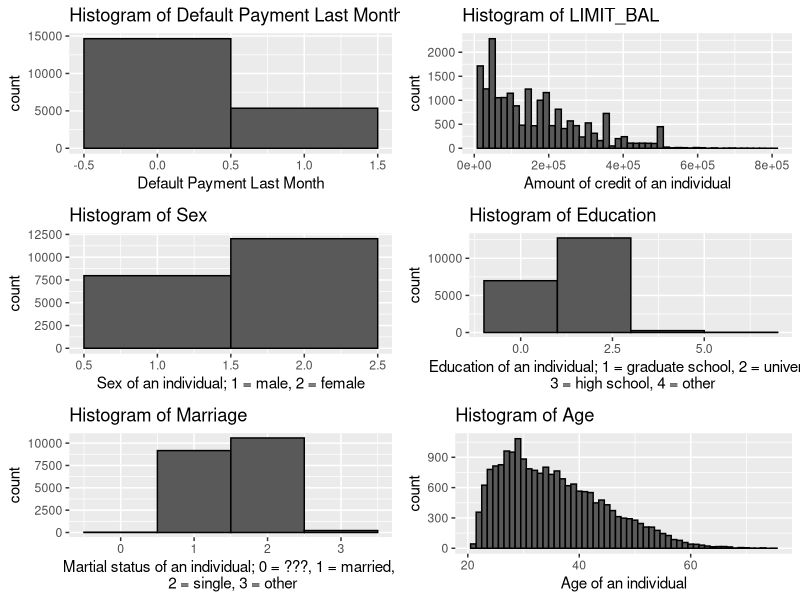
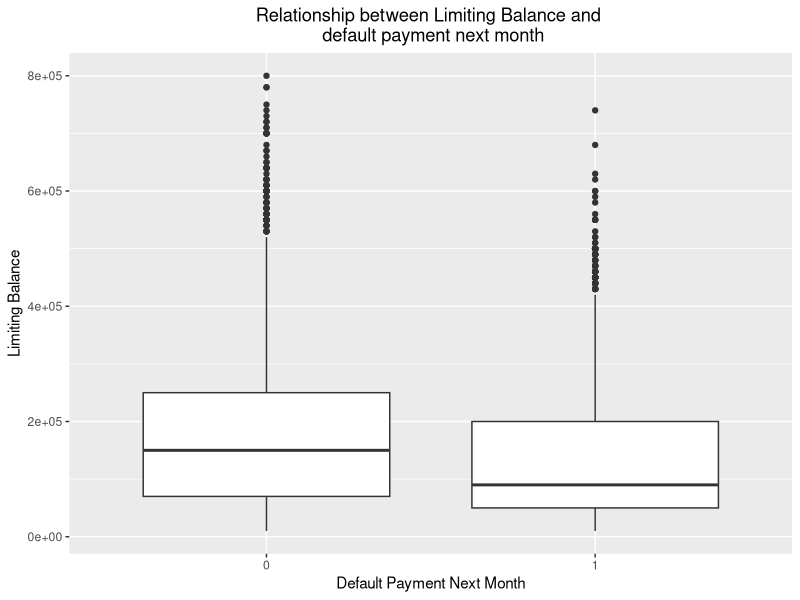
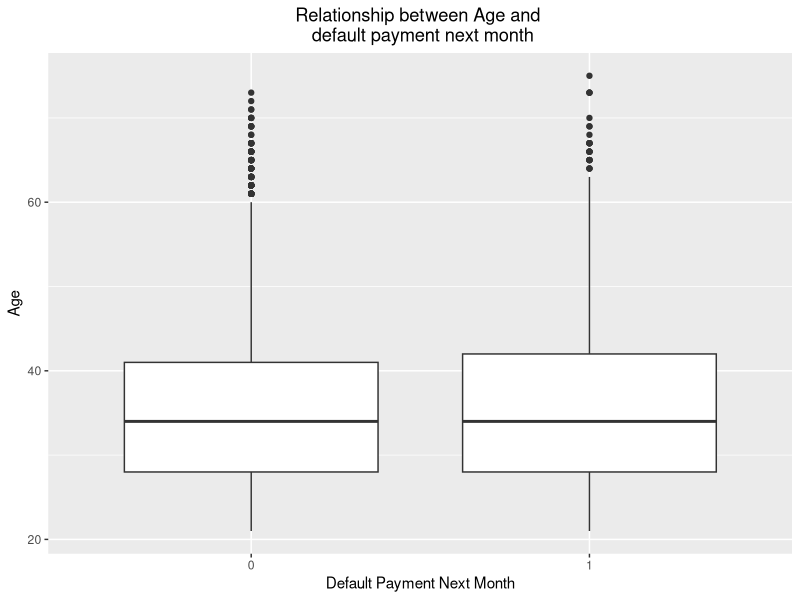
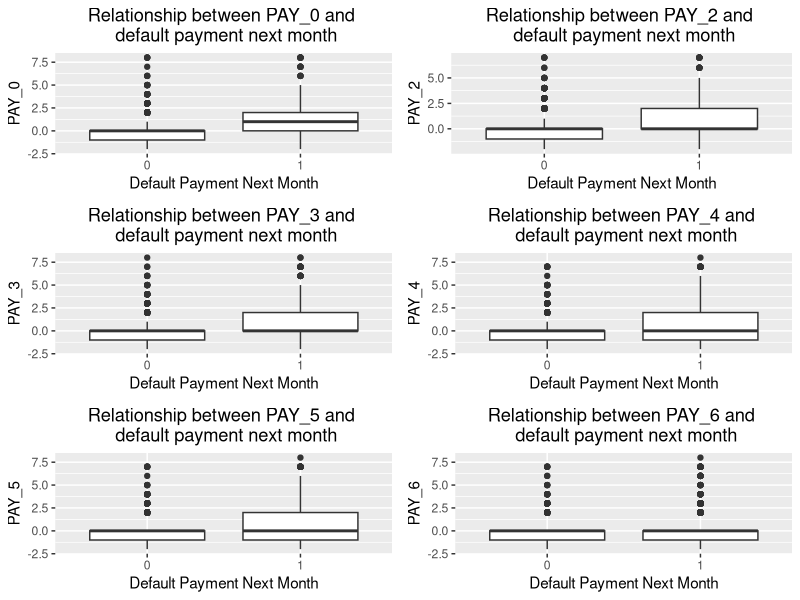
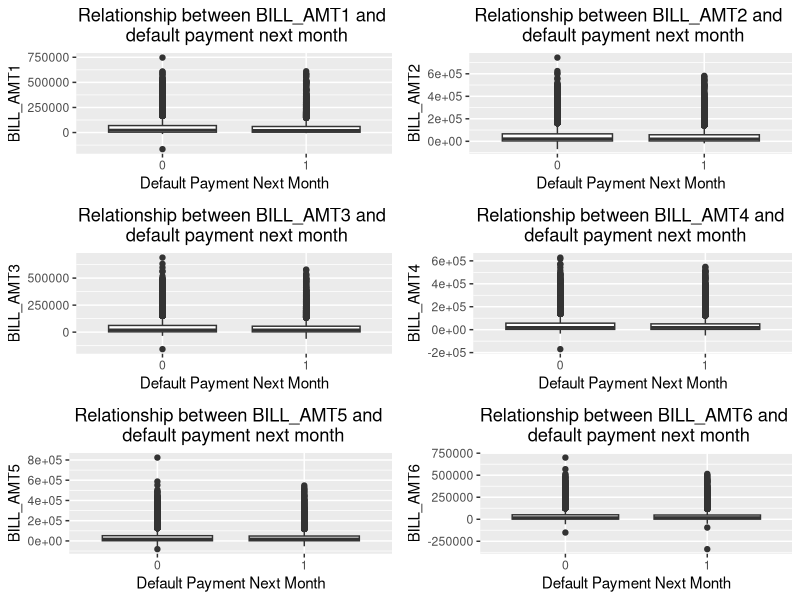
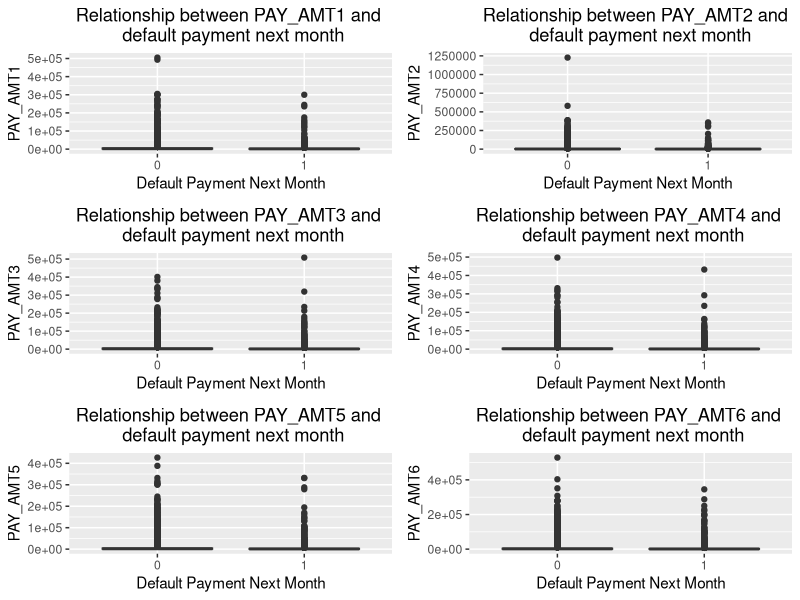
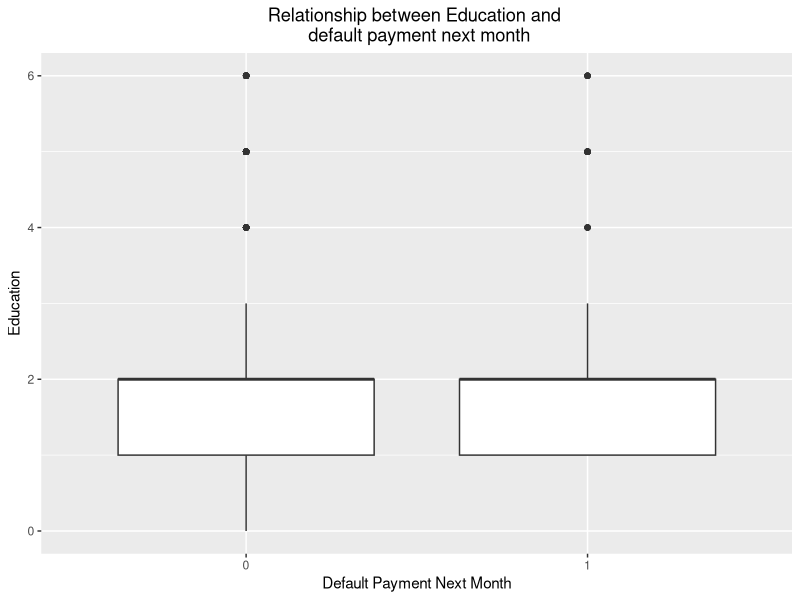
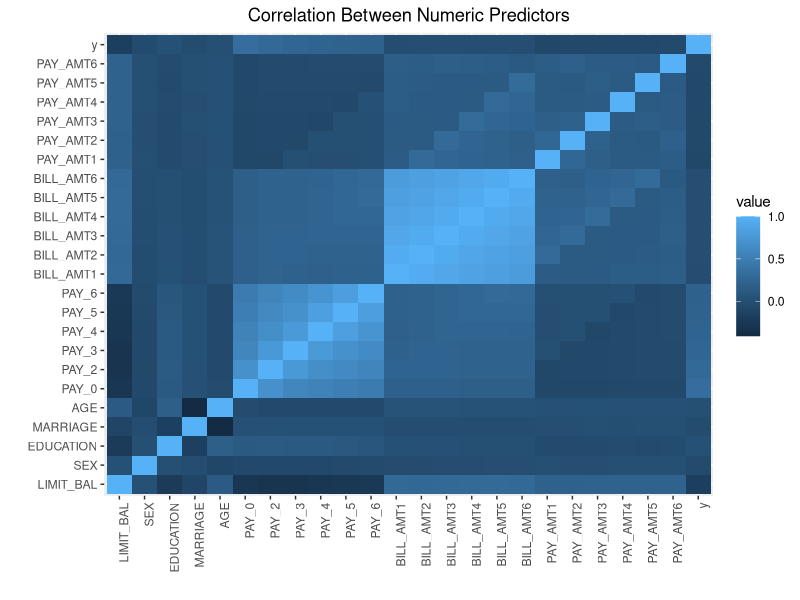

These charts were generated, in order, by the following R code:
## ---- chunk 1
knitr::opts_chunk$set(echo = TRUE)

# Import libraries
library(tidyverse)
library(gridExtra)
library(caret)
# library(MASS)
library(kableExtra)
library(broom)
library(reshape2)
library(modelr)
library(mlbench)
library(Hmisc)
library(randomForest)

setwd("E:/Documents/GitHub/SM3_Group_Project")
## ---- chunk 2
# Read in the headers
headers <- read.csv(file = "train.csv", skip=1, header=F, nrows=1, as.is=T)

# Read in complete dataset
dat <- read.csv(file = "train.csv", skip = 2, header = F)

# Add the headers to dataset
colnames(dat) <- headers

# Remove the ID field
dat <- dat[ ,-1]

# Rename response variable for brevity
names(dat)[ncol(dat)]<-"y"

# Split into training and test set

## ---- chunk 3
data.desc <- data.frame(sapply(dat, class))
colnames(data.desc) <- ("Variable Type")
## ---- chunk 4
# 
dat2 <- dat
dat2$SEX = as.factor(dat$SEX)
dat2$EDUCATION = as.factor(dat$EDUCATION)
dat2$MARRIAGE = as.factor(dat$MARRIAGE)
dat2$PAY_0 = as.factor(dat$PAY_0)
dat2$PAY_2 = as.factor(dat$PAY_2)
dat2$PAY_3 = as.factor(dat$PAY_3)
dat2$PAY_4 = as.factor(dat$PAY_4)
dat2$PAY_5 = as.factor(dat$PAY_5)
dat2$PAY_6 = as.factor(dat$PAY_6)
dat2$y = as.factor(dat$y)

data.desc.conv <- data.frame(sapply(dat2, class))
data.desc <- data.frame(data.desc,data.desc.conv)
colnames(data.desc) <- c("Raw Data Type", "Converted Data Type")
## ---- chunk 5

p1 <- ggplot(dat, aes(x = y)) +
  geom_histogram(bins = 2, col = "black") +
  ggtitle("Histogram of Default Payment Last Month (name?)") +
  xlab("Default Payment Last Month")

p2 <- ggplot(dat, aes(x = LIMIT_BAL)) +
  geom_histogram(bins = 50, col = "black") +
  ggtitle("Histogram of LIMIT_BAL") +
  xlab("Amount of credit of an individual")

p3 <- ggplot(dat, aes(x = SEX)) +
  geom_histogram(bins = 2, col = "black") +
  ggtitle("Histogram of Sex") +
  xlab("Sex of an individual; 1 = male, 2 = female")

p4 <- ggplot(dat, aes(x = EDUCATION)) +
  geom_histogram(bins = 4, col = "black") +
  ggtitle("Histogram of Education") +
  xlab("Education of an individual; 1 = graduate school, 2 = university, \n 3 = high school, 4 = other")

p5 <- ggplot(dat, aes(x = MARRIAGE)) +
  geom_histogram(bins = 4, col = "black") +
  ggtitle("Histogram of Marriage") +
  xlab("Martial status of an individual; 0 = ???, 1 = married, \n 2 = single, 3 = other")

p6 <- ggplot(dat, aes(x = AGE)) +
  geom_histogram(binwidth = 1, col = "black") +
  ggtitle("Histogram of Age") +
  xlab("Age of an individual")

# Output plots in 3x2 grid
grid.arrange(p1, p2, p3, p4, p5, p6, nrow = 3)
## ---- chunk 6
ggplot(aes(x=as.factor(y), y=LIMIT_BAL, group=y),data=dat) + geom_boxplot() + ggtitle("Relationship between Limiting Balance and \n default payment next month") + theme(plot.title = element_text(hjust = 0.5)) + ylab("Limiting Balance") + xlab("Default Payment Next Month")
## ---- chunk 7
print(median(dat$LIMIT_BAL[dat$y==0]))
print(median(dat$LIMIT_BAL[dat$y==1]))
## ---- chunk 8
ggplot(aes(x=as.factor(y), y=AGE, group=y),data=dat) + geom_boxplot() + ggtitle("Relationship between Age and \n default payment next month") + theme(plot.title = element_text(hjust = 0.5)) + ylab("Age") + xlab("Default Payment Next Month")
## ---- chunk 9
print(quantile(dat$AGE[dat$y==0]))
print(quantile(dat$AGE[dat$y==1]))
## ---- chunk 10
p1 <- ggplot(aes(x=as.factor(y), y=PAY_0, group=y),data=dat) + geom_boxplot() + ggtitle("Relationship between PAY_0 and \n default payment next month") + theme(plot.title = element_text(hjust = 0.5)) + ylab("PAY_0") + xlab("Default Payment Next Month")

p2 <- ggplot(aes(x=as.factor(y), y=PAY_2, group=y),data=dat) + geom_boxplot() + ggtitle("Relationship between PAY_2 and \n default payment next month") + theme(plot.title = element_text(hjust = 0.5)) + ylab("PAY_2") + xlab("Default Payment Next Month")

p3 <- ggplot(aes(x=as.factor(y), y=PAY_3, group=y),data=dat) + geom_boxplot() + ggtitle("Relationship between PAY_3 and \n default payment next month") + theme(plot.title = element_text(hjust = 0.5)) + ylab("PAY_3") + xlab("Default Payment Next Month")

p4 <- ggplot(aes(x=as.factor(y), y=PAY_4, group=y),data=dat) + geom_boxplot() + ggtitle("Relationship between PAY_4 and \n default payment next month") + theme(plot.title = element_text(hjust = 0.5)) + ylab("PAY_4") + xlab("Default Payment Next Month")

p5 <- ggplot(aes(x=as.factor(y), y=PAY_5, group=y),data=dat) + geom_boxplot() + ggtitle("Relationship between PAY_5 and \n default payment next month") + theme(plot.title = element_text(hjust = 0.5)) + ylab("PAY_5") + xlab("Default Payment Next Month")

p6 <- ggplot(aes(x=as.factor(y), y=PAY_6, group=y),data=dat) + geom_boxplot() + ggtitle("Relationship between PAY_6 and \n default payment next month") + theme(plot.title = element_text(hjust = 0.5)) + ylab("PAY_6") + xlab("Default Payment Next Month")

# Output plots in 3x2 grid
grid.arrange(p1, p2, p3, p4, p5, p6, nrow = 3)
## ---- chunk 11
p1 <- ggplot(aes(x=as.factor(y), y=BILL_AMT1, group=y),data=dat) + geom_boxplot() + ggtitle("Relationship between BILL_AMT1 and \n default payment next month") + theme(plot.title = element_text(hjust = 0.5)) + ylab("BILL_AMT1") + xlab("Default Payment Next Month")

p2 <- ggplot(aes(x=as.factor(y), y=BILL_AMT2, group=y),data=dat) + geom_boxplot() + ggtitle("Relationship between BILL_AMT2 and \n default payment next month") + theme(plot.title = element_text(hjust = 0.5)) + ylab("BILL_AMT2") + xlab("Default Payment Next Month")

p3 <- ggplot(aes(x=as.factor(y), y=BILL_AMT3, group=y),data=dat) + geom_boxplot() + ggtitle("Relationship between BILL_AMT3 and \n default payment next month") + theme(plot.title = element_text(hjust = 0.5)) + ylab("BILL_AMT3") + xlab("Default Payment Next Month")

p4 <- ggplot(aes(x=as.factor(y), y=BILL_AMT4, group=y),data=dat) + geom_boxplot() + ggtitle("Relationship between BILL_AMT4 and \n default payment next month") + theme(plot.title = element_text(hjust = 0.5)) + ylab("BILL_AMT4") + xlab("Default Payment Next Month")

p5 <- ggplot(aes(x=as.factor(y), y=BILL_AMT5, group=y),data=dat) + geom_boxplot() + ggtitle("Relationship between BILL_AMT5 and \n default payment next month") + theme(plot.title = element_text(hjust = 0.5)) + ylab("BILL_AMT5") + xlab("Default Payment Next Month")

p6 <- ggplot(aes(x=as.factor(y), y=BILL_AMT6, group=y),data=dat) + geom_boxplot() + ggtitle("Relationship between BILL_AMT6 and \n default payment next month") + theme(plot.title = element_text(hjust = 0.5)) + ylab("BILL_AMT6") + xlab("Default Payment Next Month")

# Output plots in 3x2 grid
grid.arrange(p1, p2, p3, p4, p5, p6, nrow = 3)
## ---- chunk 12
print(Med_Def0 <- c(median(dat$BILL_AMT1[dat$y==0]), median(dat$BILL_AMT2[dat$y==0]), median(dat$BILL_AMT3[dat$y==0]), median(dat$BILL_AMT4[dat$y==0]), median(dat$BILL_AMT5[dat$y==0]), median(dat$BILL_AMT6[dat$y==0])))

print(Med_Def1 <- c(median(dat$BILL_AMT1[dat$y==1]), median(dat$BILL_AMT2[dat$y==1]), median(dat$BILL_AMT3[dat$y==1]), median(dat$BILL_AMT4[dat$y==1]), median(dat$BILL_AMT5[dat$y==1]), median(dat$BILL_AMT6[dat$y==1])))

## ---- chunk 13
p1 <- ggplot(aes(x=as.factor(y), y=PAY_AMT1, group=y),data=dat) + geom_boxplot() + ggtitle("Relationship between PAY_AMT1 and \n default payment next month") + theme(plot.title = element_text(hjust = 0.5)) + ylab("PAY_AMT1") + xlab("Default Payment Next Month")

p2 <- ggplot(aes(x=as.factor(y), y=PAY_AMT2, group=y),data=dat) + geom_boxplot() + ggtitle("Relationship between PAY_AMT2 and \n default payment next month") + theme(plot.title = element_text(hjust = 0.5)) + ylab("PAY_AMT2") + xlab("Default Payment Next Month")

p3 <- ggplot(aes(x=as.factor(y), y=PAY_AMT3, group=y),data=dat) + geom_boxplot() + ggtitle("Relationship between PAY_AMT3 and \n default payment next month") + theme(plot.title = element_text(hjust = 0.5)) + ylab("PAY_AMT3") + xlab("Default Payment Next Month")

p4 <- ggplot(aes(x=as.factor(y), y=PAY_AMT4, group=y),data=dat) + geom_boxplot() + ggtitle("Relationship between PAY_AMT4 and \n default payment next month") + theme(plot.title = element_text(hjust = 0.5)) + ylab("PAY_AMT4") + xlab("Default Payment Next Month")

p5 <- ggplot(aes(x=as.factor(y), y=PAY_AMT5, group=y),data=dat) + geom_boxplot() + ggtitle("Relationship between PAY_AMT5 and \n default payment next month") + theme(plot.title = element_text(hjust = 0.5)) + ylab("PAY_AMT5") + xlab("Default Payment Next Month")

p6 <- ggplot(aes(x=as.factor(y), y=PAY_AMT6, group=y),data=dat) + geom_boxplot() + ggtitle("Relationship between PAY_AMT6 and \n default payment next month") + theme(plot.title = element_text(hjust = 0.5)) + ylab("PAY_AMT6") + xlab("Default Payment Next Month")

# Output plots in 3x2 grid
grid.arrange(p1, p2, p3, p4, p5, p6, nrow = 3)
## ---- chunk 14
print(Median_Def0 <- c(median(dat$PAY_AMT1[dat$y==0]), median(dat$PAY_AMT2[dat$y==0]), median(dat$PAY_AMT3[dat$y==0]), median(dat$PAY_AMT4[dat$y==0]), median(dat$PAY_AMT5[dat$y==0]), median(dat$PAY_AMT6[dat$y==0])))

print(Median_Def1 <- c(median(dat$PAY_AMT1[dat$y==1]), median(dat$PAY_AMT2[dat$y==1]), median(dat$PAY_AMT3[dat$y==1]), median(dat$PAY_AMT4[dat$y==1]), median(dat$PAY_AMT5[dat$y==1]), median(dat$PAY_AMT6[dat$y==1])))

## ---- chunk 15
print(male_def <- sum(dat$y[dat$SEX==1])/sum(dat$SEX==1))
print(female_def <- sum(dat$y[dat$SEX==2])/sum(dat$SEX==2))
## ---- chunk 16
ggplot(aes(x=as.factor(y), y=EDUCATION, group=y),data=dat) + geom_boxplot() + ggtitle("Relationship between Education and \n default payment next month") + theme(plot.title = element_text(hjust = 0.5)) + ylab("Education") + xlab("Default Payment Next Month")
mean(dat$EDUCATION[dat$y==0])
mean(dat$EDUCATION[dat$y==1])
## ---- chunk 17
print(mean(dat$MARRIAGE[dat$y==0]))
print(mean(dat$MARRIAGE[dat$y==1]))
## ---- chunk 18
dat.num <- Filter(is.numeric, dat)
cor <- round(cor(dat.num),2)
ggplot(melt(cor), aes(x=Var1, y=Var2, fill=value))+geom_tile()+
 theme(axis.text.x = element_text(angle = 90, vjust = 1, hjust = 1))+
  ggtitle("Correlation Between Numeric Predictors")+
  theme(plot.title = element_text(hjust = 0.5)) + xlab("") + ylab("")

# # Get the correlation matrix for the correlated variables
# cor.reduced <- round(cor(dat.num[,6:17]),2)
# kable(cor.reduced) %>%
#   kable_styling("striped", full_width = F) %>%
#   row_spec(0, angle = -90)
## ---- chunk 19
# reduced_train.set <- select(PAY_0, EDUCATION, MARRIAGE,PAY_AMT1)
# reduced_test.set <- 
# 
# # Initialize cross validation control
# fitControl <- trainControl(method = "repeatedcv", number = 5)
# 
# set.seed(489)
# 
# # Train logistic regression model
# mdl_logistic <- train(y~., data=train.set, method="glm", family=binomial(), trControl=fitControl, preProcess=c("center", "scale"))
# 
# importance <- varImp(mdl_logistic, scale=FALSE)
# 
# # Train linear SVM
# # mdl_svm_lin <- train(y~., data=train.set, method = "svmLinear", trControl=fitControl, preProcess=c("center", "scale"), tuneLength = 10)
# 
# # Train non-linear SVM - requires tuning hyperparameter C
# # mdl_svm_radial <- train(y~., data=train.set, method="svmRadial",
# # trControl=fitControl, preProcess=c("center", "scale"), tuneLength = 10)
# 
# # # Train decision model
# mdl_dt <- train(y~., data=train.set, method="ctree", trControl=fitControl)

# # # Train random forest
# # mdl_rf <- train(y~., data=train.set, method="cforest",  trControl=fitControl)
# # 
# # # Train AdaBoost
# # mdl_ada <- train(y~., data=train.set, method = "adaboost", trControl=fitControl)

# importance
# importance_dt <- varImp(mdl_dt, scale=FALSE)
# 
# # Train logistic regression model with subset of variables
# mdl_logistic_reduced <- train(y~PAY_0+, data=train.set, method="glm", family=binomial(), trControl=fitControl, preProcess=c("center", "scale"))
# 
# importance
# importance_dt
## ---- chunk 20
# # Generate predicted classifications on test set with each model
# pred_logistic <- predict(mdl_logistic,test.set)
# # pred_svm_lin <- predict(mdl_svm_lin,test.set)
# # pred_svm_radial <- predict(mdl_svm_radial,test.set)
# pred_dt <- predict(mdl_dt,test.set)
# # pred_rf <- predict(mdl_rf,test.set)
# # pred_ada <- predict(mdl_ada,test.set)
# 
# # Store the results
# cm_logistic <- confusionMatrix(pred_logistic, test.set$y)
# # cm_svm_lin_pred <-  confusionMatrix(svm_lin_pred,test.set$y)
# # cm_svm_radial_pred <-  confusionMatrix(svm_radial_pred,test.set$y)
# cm_dt_pred <-  confusionMatrix(pred_dt,test.set$y)
# # cm_rf_pred <-  confusionMatrix(rf_pred,test.set$y)
# # cm_ada_pred <-  confusionMatrix(ada_pred,test.set$y)
# 
# # Extract the accuracy of each model
# accuracy_logistic <- cm_logistic$overall[1]
# # accuracy_svm_lin <- confusionMatrix(svm_lin_pred,test.set$y)
# # accuracy_svm_radial <-confusionMatrix(svm_radial_pred,test.set$y)
# accuracy_dt <- cm_dt_pred$overall[1]
# # accuracy_rf <- confusionMatrix(rf_pred,test.set$y)
# # accuracy_ada <- confusionMatrix(ada_pred,test.set$y)

# # Placeholders
# accuracy_svm_lin <- 0
# accuracy_svm_radial <- 0
# accuracy_rf <- 0
# accuracy_ada <- 0
# 
# models_list <- c("Logistic Regression", "Linear SVM", "RBF Kernel SVM", "Decision Tree", "Random Forest", "AdaBoost")
# accuracy_list <- c(round(accuracy_logistic*100,3), round(accuracy_svm_lin*100,3), round(accuracy_svm_radial*100,3), round(accuracy_dt*100,3), round(accuracy_rf*100,3), round(accuracy_ada*100,3))
# 
# accuracy_tbl <- data.frame(Model=models_list, Accuracy=accuracy_list) 
